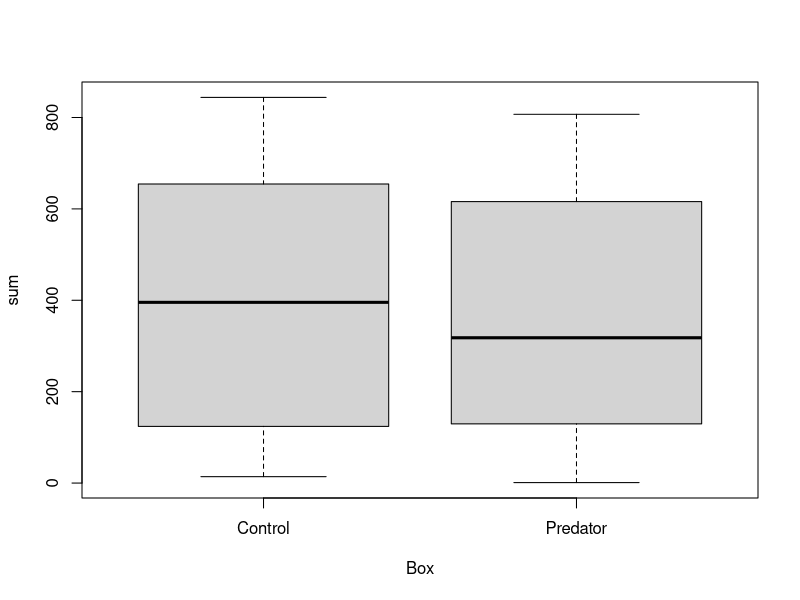
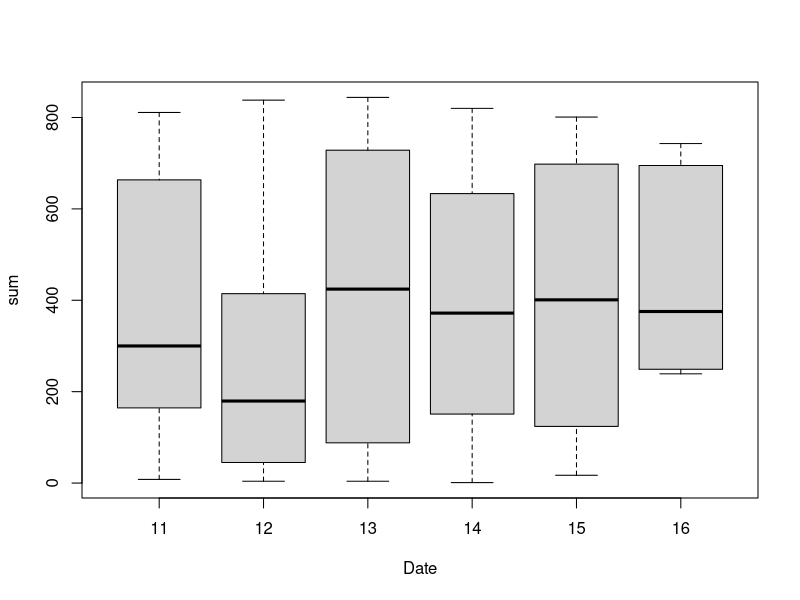

The R script that drew these images, in order: (Note: this script raises an error after producing the figures.)
#Courtship and Copulation changes under predation threat

## Set up files and packages needed
#install.packages("dplyr")
library(dplyr)
library(lme4)
library(effects)

# Bring in the data for mature females (copulation) and Immature females (courtship)
copulation <- read.csv("Mature.csv",h=T)
courtship <- read.csv("Immature.csv",h=T)



##Courtship Analysis


# Create unique Fly_ID for each individual with Box (treatment), date, replicate, and vial Number
courtship$Fly_ID <- with(courtship, paste0(courtship$Box,courtship$Date,courtship$Replicate, courtship$Vial_number))
courtship$Fly_ID

# Create Delta BP
courtship$deltaBP <- (courtship$BP.12.00.am - courtship$BP.8.00.Am)


# Change time (in HH:MM:SS) format to seconds (One had a value of -1, not sure, but changed to 0)
courtship$startTimeSeconds <- (courtship$trial_latency_behav_end - courtship$court_duration)
courtship$startTimeSeconds[1339]
courtship$startTimeSeconds[1339] = 0


# Create new column of relative values for courtship start times (i.e so Observation all start at Time = 0)
courtship$relativeStartTimeSeconds <- (courtship$startTimeSeconds - courtship$Observation.Initiation)
courtship$relativeStartTimeSeconds

# New column for relative values of trial duration at end of behaviour
courtship$relativeTrial_latency_end <- (courtship$relativeStartTimeSeconds + courtship$court_duration)
courtship$relativeTrial_latency_end

# Need to get all courtship under 900 seconds (relative court duration)
#First, transition step for finding values ending abov 900
courtship$nineHundredTransition <- (900 - courtship$relativeTrial_latency_end)

# Second, if value for nineHundredTransition is negative, equate it to 900, all else stay as relativeTrial_latency_end
courtship$relativeTrialLatency900 <- ifelse(courtship$nineHundredTransition<0,900,courtship$relativeTrial_latency_end)

# Third, relative courtship duration (not including values over 900)
courtship$relativeCourtDuration <- (courtship$relativeTrialLatency900 - courtship$relativeStartTimeSeconds)

startLess900 <- subset(courtship, relativeCourtDuration>0)
summary(startLess900)

# Create a data frame for the predictor variables and for Fly_ID
pred_var_dat <- subset(courtship, select = c(Box, Date, Replicate, Vial_number, Temp, Humidity, BP.12.00.am, BP.8.00.Am, BP.Room,
                                             Observation.Initiation, Fly_ID, deltaBP))

# Make data frame only include unique values (i.e. remove duplicate rows)
pred_var_dat <- unique(pred_var_dat) 

#Rename Box to treatment type, and make characters to factor (to run later for plot(effect()))

pred_var_dat$Box <- ifelse(pred_var_dat$Box=="A", "Predator", "Control")

pred_var_dat$Box

pred_var_dat$Box <- factor(pred_var_dat$Box)

# Create a group by Fly_Id
FlyID <- group_by(startLess900,Fly_ID)
head(FlyID)

courtSum <- summarise(FlyID, sum = sum(relativeCourtDuration), count = n())
head(courtSum)
courtSum


courtship_for_analysis <- merge(x = pred_var_dat, y = courtSum, by.x="Fly_ID", by.y="Fly_ID")

with(courtship_for_analysis,
     boxplot(sum ~ Box))

with(courtship_for_analysis,
     boxplot(sum ~ Date))


### A simple version of the analysis
#Scale tempature, humidity and deltaBP
courtship_for_analysis$TempCent <- scale(courtship_for_analysis$Temp, scale=F)
courtship_for_analysis$HumCent <- scale(courtship_for_analysis$Humidity, scale = F)
courtship_for_analysis$BPCent <- scale(courtship_for_analysis$deltaBP, scale = F)

# Model for sum of time courting in 900 seconds
    #redone below for proportions of time spent courting
#courtship_model1 <- lmer(sum ~ Box + Replicate + TempCent + HumCent + BPCent + (1|Date), data = courtship_for_analysis)

#Change time courting to proportion in 900 seconds
courtship_for_analysis$court_prop <- courtship_for_analysis$sum/900
courtship_model1 <- lmer(court_prop ~ Box + Replicate + TempCent + HumCent + BPCent + (1|Date), data = courtship_for_analysis)
summary(courtship_model1)




# Model for number of courtship bouts in the 900 second observation window
courtship_model2 <- lmer(count ~ Box + Replicate + TempCent + HumCent + BPCent + (1|Date), data = courtship_for_analysis)

summary(courtship_model2)

plot(allEffects(courtship_model1))

plot(allEffects(courtship_model2))

plot(effect("Box", courtship_model1), main = "Male Time Courting of Immature Female in 900 Seconds",
     ylab = "Proportion of Time courting (sec)", xlab = "Treatment")

plot(effect("Box", courtship_model2), main = "Number of Male Courtship Bouts to Immature Female in 900 Seconds",
     ylab = "Courtship Bouts", xlab = "Treatment")


#### Copulation Analysis


#Similar to above for copulation now
summary(copulation)
dim(copulation)
head(copulation)
copulation$deltaBP <- (copulation$BP.12.00.am - copulation$BP.8.00.Am)
cop_data <- subset(copulation, select = c(Box, Date, Replicate, Vial.., Temp, Humidity, BP.12.00.am, BP.8.00.Am, BP.Room, Fly_ID, deltaBP))
cop_data <- unique(cop_data)
head(cop_data)

cop_data$Box <- ifelse(cop_data$Box=="C", "Predator", "Control")
cop_data$Box <- factor(cop_data$Box)
LatCop <- distinct(select(copulation, Cop_latency, Cop_Duration, Fly_ID))
head(LatCop)

copul_for_analysis <- merge(x = cop_data, y = LatCop, by.x="Fly_ID", by.y="Fly_ID")

copul_for_analysis$TempCent <- scale(copul_for_analysis$Temp, scale=F)
copul_for_analysis$HumCent <- scale(copul_for_analysis$Humidity, scale = F)
copul_for_analysis$BPCent <- scale(copul_for_analysis$deltaBP, scale = F)


### Simple linear models

copul_model1 <- lmer(Cop_latency ~ Box + Replicate + TempCent + HumCent + BPCent + (1|Date), data = copul_for_analysis)
summary(copul_model1)

copul_model2 <- lmer(Cop_Duration ~ Box + Replicate + TempCent + HumCent + BPCent + (1|Date), data = copul_for_analysis)
summary(copul_model2)

with(copul_for_analysis, boxplot(Cop_latency ~ Box))

with(copul_for_analysis, boxplot(Cop_Duration ~ Box))

plot(allEffects(copul_model1))

plot(allEffects(copul_model2))

plot(effect("Box", copul_model1), main = "Mature Female Copulation Latency Rates with/without predator",
     ylab = "Copulation Latency (Sec)", xlab = "Treatment")

plot(effect("Box", copul_model2), main = "Mature Female Copulation Duration Rates with/without predator",
     ylab = "Copulation Duration (Sec)", xlab="Treatment")

#Removing all values with no copulation

LatCop2 <- distinct(select(copulation, Cop_latency, Cop_Duration, Fly_ID))
head(LatCop2)
LatCop2 <- LatCop2[!(LatCop2$Cop_latency==0),]
#LatCop2
#dim(LatCop2)
copul_for_analysis2 <- merge(x = cop_data, y = LatCop2, by.x="Fly_ID", by.y="Fly_ID")
copul_for_analysis2$TempCent <- scale(copul_for_analysis2$Temp, scale=F)
copul_for_analysis2$HumCent <- scale(copul_for_analysis2$Humidity, scale = F)
copul_for_analysis2$BPCent <- scale(copul_for_analysis2$deltaBP, scale = F)


copul_model12 <- lmer(Cop_latency ~ Box + Replicate + TempCent + HumCent + BPCent + (1|Date), data = copul_for_analysis2)
copul_model22 <- lmer(Cop_Duration ~ Box + Replicate + TempCent + HumCent + BPCent + (1|Date), data = copul_for_analysis2)
summary(copul_model12)
summary(copul_model22)

plot(effect("Box", copul_model12), main = "Mature Female Copulation Latency Rates with/without predator, 0 removed",
     ylab = "Copulation Latency (Sec)", xlab = "Treatment")

plot(effect("Box", copul_model22), main = "Mature Female Copulation Duration Rates with/without predator, 0's removed",
     ylab = "Copulation Duration (Sec)", xlab="Treatment")

with(copul_for_analysis2, boxplot(Cop_latency ~ Box))

with(copul_for_analysis2, boxplot(Cop_Duration ~ Box))

# Copulation Count

#Count of mating for each
#byBox <- group_by(copul_for_analysis2, Box)
#byBox
#copCount <- summarise(byBox, count=n())
#copCount
#pie(copCount$count, labels = copCount$Box, radius = 1.0)

#Copulation Proportion:
head(copul_for_analysis)
copul_for_analysis$copulationSuccess <- ifelse(copul_for_analysis$Cop_latency==0, 0,1)
length(copul_for_analysis$Cop_Duration)


copprop_mod <- glm(copulationSuccess ~ Box + Replicate + TempCent + HumCent + BPCent + (1|Date), data = copul_for_analysis, family = "binomial")
summary(copprop_mod)
plot(allEffects(copprop_mod))
plot(effect("Box", copprop_mod), main = "Copulation Proportions",
     ylab = "Copulation Proportion", xlab = "Treatment")
